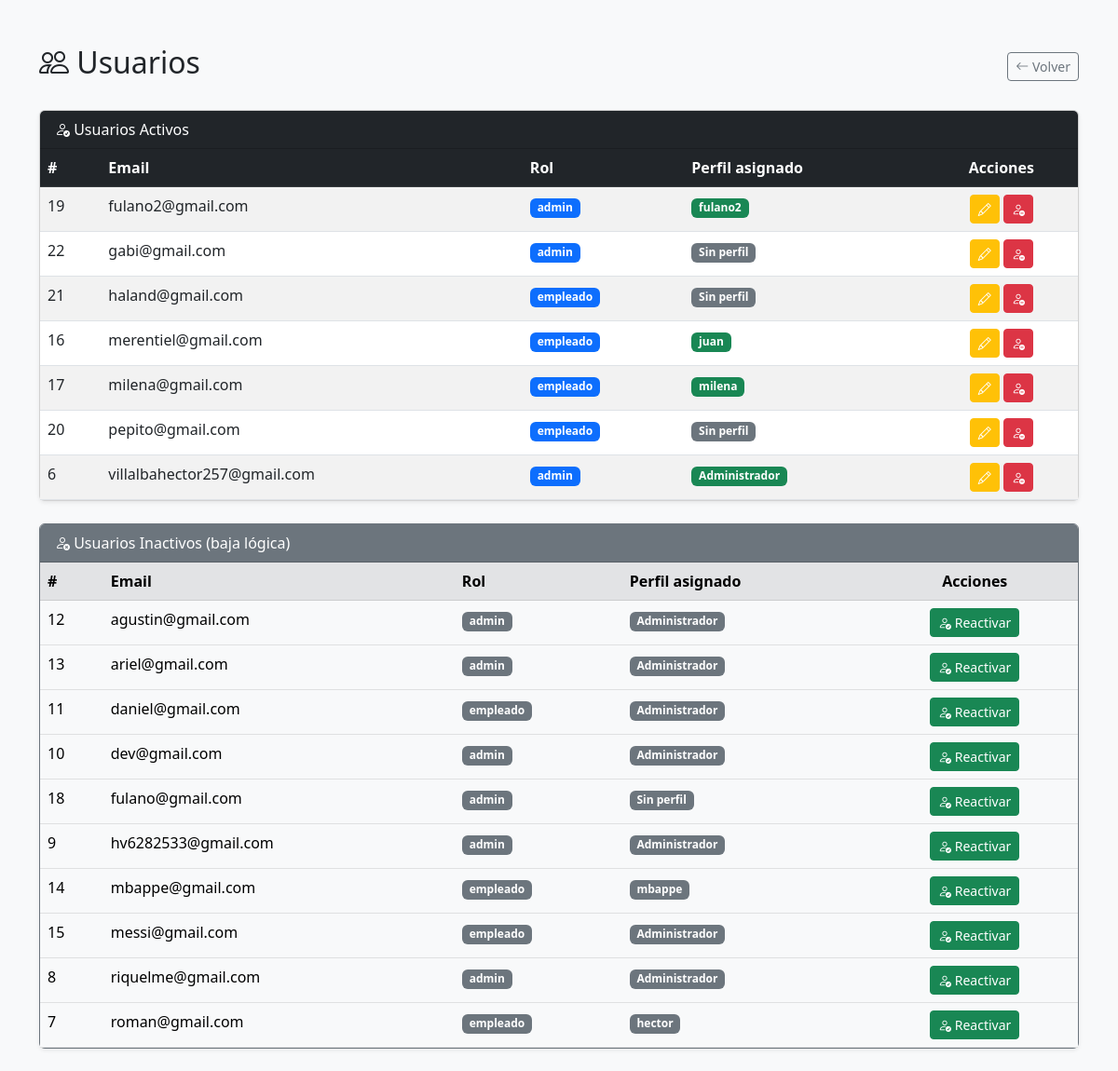
Screenshot of /public/index.php?action=usuarios (signed in) with the database file from the repository.
### tables this page shows
CREATE TABLE `usuario` (
  `id_usuario` int NOT NULL AUTO_INCREMENT,
  `email` varchar(45) DEFAULT NULL,
  `password` varchar(255) DEFAULT NULL,
  `rol` varchar(45) NOT NULL,
  `reset_token` varchar(255) DEFAULT NULL,
  `token_expira` varchar(255) DEFAULT NULL,
  `perfil_id` int DEFAULT NULL,
  `estado` varchar(45) NOT NULL DEFAULT 'activo',
  PRIMARY KEY (`id_usuario`),
  KEY `perfil_id` (`perfil_id`),
  CONSTRAINT `usuario_ibfk_1` FOREIGN KEY (`perfil_id`) REFERENCES `perfil` (`id_perfil`)
);

CREATE TABLE `perfil` (
  `id_perfil` int NOT NULL AUTO_INCREMENT,
  `nombre` varchar(45) NOT NULL,
  `descripcion` varchar(255) DEFAULT NULL,
  `estado` varchar(45) NOT NULL DEFAULT 'activo',
  PRIMARY KEY (`id_perfil`)
);

### app/models/usuario/UsuarioController.php (called while the page is built, shortened)
<?php
require_once __DIR__ . '/usuario.php';
class UsuarioController {
    private $usuario;
    public function __construct() {
        $db            = (new Database())->connect();
        $this->usuario = new Usuario($db);
    }
    public function index() {
        $usuarios           = $this->usuario->listar();
        $usuariosInactivos  = $this->usuario->listarInactivos();
        $totalAdminsActivos = $this->usuario->contarAdminsActivos();
        require __DIR__ . '/views/index.php';
    }
}

### app/models/usuario/usuario.php (called while the page is built, shortened)
<?php
class Usuario {
    private $conn;
    public function __construct($db) {
        $this->conn = $db;
    }
    public function listar() {
        $sql = "SELECT u.id_usuario, u.email, u.rol, u.estado, u.perfil_id,
                    p.nombre AS perfil_nombre
                FROM usuario u
                LEFT JOIN perfil p ON u.perfil_id = p.id_perfil
                WHERE u.estado = 'activo'
                ORDER BY u.email ASC";
        return $this->conn->query($sql)->fetchAll(PDO::FETCH_ASSOC);
    }
    public function listarInactivos() {
        $sql = "SELECT u.id_usuario, u.email, u.rol, u.estado, u.perfil_id,
                    p.nombre AS perfil_nombre
                FROM usuario u
                LEFT JOIN perfil p ON u.perfil_id = p.id_perfil
                WHERE u.estado = 'inactivo'
                ORDER BY u.email ASC";
        return $this->conn->query($sql)->fetchAll(PDO::FETCH_ASSOC);
    }
    public function contarAdminsActivos() {
        $sql  = "SELECT COUNT(*) FROM usuario WHERE rol = 'admin' AND estado = 'activo'";
        return $this->conn->query($sql)->fetchColumn();
    }
}

### app/models/usuario/views/index.php (the view, shortened to what this page needs)
<!DOCTYPE html>
<html lang="es">
<head>
    <link href="https://cdn.jsdelivr.net/npm/bootstrap@5.3.0/dist/css/bootstrap.min.css" rel="stylesheet">
    <link href="https://cdn.jsdelivr.net/npm/bootstrap-icons@1.10.5/font/bootstrap-icons.css" rel="stylesheet">
</head>
<body class="bg-light">
<div class="container mt-5">
    <div class="d-flex justify-content-between align-items-center mb-4">
        <h2><i class="bi bi-people"></i> Usuarios</h2>
        <a href="index.php?action=dashboard" class="btn btn-outline-secondary btn-sm">
            <i class="bi bi-arrow-left"></i> Volver
        </a>
    </div>
    <div class="card shadow-sm mb-4">
        <div class="card-header bg-dark text-white">
            <i class="bi bi-person-check"></i> Usuarios Activos
        </div>
        <div class="card-body p-0">
            <div class="table-responsive">
                <table class="table table-hover table-striped mb-0">
                    <thead class="table-dark">
                        <tr>
                            <th>#</th>
                            <th>Email</th>
                            <th>Rol</th>
                            <th>Perfil asignado</th>
                            <th class="text-center">Acciones</th>
                        </tr>
                    </thead>
                    <tbody>
                    <?php if (empty($usuarios)): ?>
                        <tr>
                            <td colspan="5" class="text-center text-muted py-4">No hay usuarios activos.</td>
                        </tr>
                    <?php else: ?>
                        <?php foreach ($usuarios as $u): ?>
                        <?php $esUnicoAdmin = ($u['rol'] === 'admin' && $totalAdminsActivos <= 1); ?>
                        <tr>
                            <td><?= $u['id_usuario'] ?></td>
                            <td><?= htmlspecialchars($u['email']) ?></td>
                            <td><span class="badge bg-primary"><?= htmlspecialchars($u['rol']) ?></span></td>
                            <td>
                                <?php if ($u['perfil_nombre']): ?>
                                    <span class="badge bg-success"><?= htmlspecialchars($u['perfil_nombre']) ?></span>
                                <?php else: ?>
                                    <span class="badge bg-secondary">Sin perfil</span>
                                <?php endif; ?>
                            </td>
                            <td class="text-center">
                                <?php if ($esUnicoAdmin): ?>
                                    <button class="btn btn-warning btn-sm text-white" disabled title="Único administrador activo">
                                        <i class="bi bi-pencil"></i>
                                    </button>
                                    <button class="btn btn-danger btn-sm" disabled title="Único administrador activo">
                                        <i class="bi bi-shield-lock"></i>
                                    </button>
                                <?php else: ?>
                                    <a href="index.php?action=edit_usuario&id=<?= $u['id_usuario'] ?>"
                                    class="btn btn-warning btn-sm text-white" title="Editar">
                                        <i class="bi bi-pencil"></i>
                                    </a>
                                    <button class="btn btn-danger btn-sm"
                                        data-bs-toggle="modal"
                                        data-bs-target="#modalBajaUsuario"
                                        data-id="<?= $u['id_usuario'] ?>"
                                        data-email="<?= htmlspecialchars($u['email']) ?>"
                                        title="Dar de baja">
                                        <i class="bi bi-person-dash"></i>
                                    </button>
                                <?php endif; ?>
                            </td>
                        </tr>
                        <?php endforeach; ?>
                    <?php endif; ?>
                    </tbody>
                </table>
            </div>
        </div>
    </div>
    <?php if (!empty($usuariosInactivos)): ?>
    <div class="card shadow-sm border-secondary mb-4">
        <div class="card-header bg-secondary text-white">
            <i class="bi bi-person-x"></i> Usuarios Inactivos (baja lógica)
        </div>
        <div class="card-body p-0">
            <div class="table-responsive">
                <table class="table table-hover mb-0">
                    <thead class="table-secondary">
                        <tr>
                            <th>#</th>
                            <th>Email</th>
                            <th>Rol</th>
                            <th>Perfil asignado</th>
                            <th class="text-center">Acciones</th>
                        </tr>
                    </thead>
                    <tbody>
                        <?php foreach ($usuariosInactivos as $u): ?>
                        <tr class="table-light text-muted">
                            <td><?= $u['id_usuario'] ?></td>
                            <td><?= htmlspecialchars($u['email']) ?></td>
                            <td><span class="badge bg-secondary"><?= htmlspecialchars($u['rol']) ?></span></td>
                            <td>
                                <?php if ($u['perfil_nombre']): ?>
                                    <span class="badge bg-secondary"><?= htmlspecialchars($u['perfil_nombre']) ?></span>
                                <?php else: ?>
                                    <span class="badge bg-secondary">Sin perfil</span>
                                <?php endif; ?>
                            </td>
                            <td class="text-center">
                                <a href="index.php?action=reactivar_usuario&id=<?= $u['id_usuario'] ?>"
                                class="btn btn-success btn-sm">
                                    <i class="bi bi-person-check"></i> Reactivar
                                </a>
                            </td>
                        </tr>
                        <?php endforeach; ?>
                    </tbody>
                </table>
            </div>
        </div>
    </div>
    <?php endif; ?>
</div>
</body>
</html>

### rows the page displays
usuario: id_usuario "19", email "fulano2@gmail.com", rol "admin", perfil.nombre "fulano2"
usuario: id_usuario "22", email "gabi@gmail.com", rol "admin", shows "Sin perfil"
usuario: id_usuario "21", email "haland@gmail.com", rol "empleado", shows "Sin perfil"
usuario: id_usuario "16", email "merentiel@gmail.com", rol "empleado", perfil.nombre "juan"
usuario: id_usuario "17", email "milena@gmail.com", rol "empleado", perfil.nombre "milena"
usuario: id_usuario "20", email "pepito@gmail.com", rol "empleado", shows "Sin perfil"
usuario: id_usuario "6", email "villalbahector257@gmail.com", rol "admin", perfil.nombre "Administrador"
usuario: id_usuario "12", email "agustin@gmail.com", rol "admin", perfil.nombre "Administrador"
usuario: id_usuario "13", email "ariel@gmail.com", rol "admin", perfil.nombre "Administrador"
usuario: id_usuario "11", email "daniel@gmail.com", rol "empleado", perfil.nombre "Administrador"
usuario: id_usuario "10", email "dev@gmail.com", rol "admin", perfil.nombre "Administrador"
usuario: id_usuario "18", email "fulano@gmail.com", rol "admin", shows "Sin perfil"
usuario: id_usuario "9", email "hv6282533@gmail.com", rol "admin", perfil.nombre "Administrador"
usuario: id_usuario "14", email "mbappe@gmail.com", rol "empleado", perfil.nombre "mbappe"
usuario: id_usuario "15", email "messi@gmail.com", rol "empleado", perfil.nombre "Administrador"
usuario: id_usuario "8", email "riquelme@gmail.com", rol "admin", perfil.nombre "Administrador"
usuario: id_usuario "7", email "roman@gmail.com", rol "empleado", perfil.nombre "hector"
